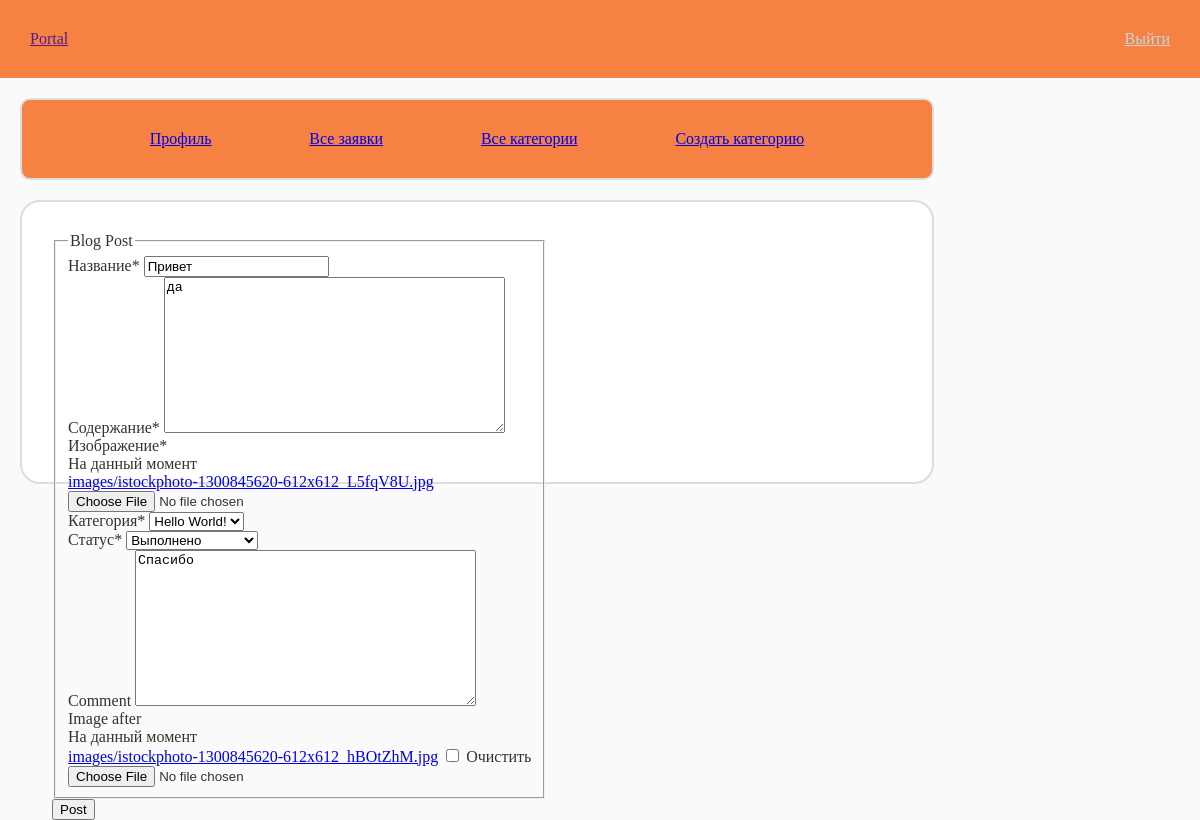
Page /post/6/edit/ (signed in) on the committed database.
### blog/models.py (models this page shows, shortened)
class Post(models.Model):
    STATUS_CHOICES = [
        ('new', 'Новая'),
        ('in_progress', 'Принято в работу'),
        ('completed', 'Выполнено'),
    ]
    title = models.CharField(max_length=100)
    content = models.TextField()
    created_at = models.DateTimeField(auto_now_add=True)
    updated_at = models.DateTimeField(auto_now=True)
    user = models.ForeignKey(User, on_delete=models.CASCADE)
    image = models.ImageField(upload_to='images')
    category = models.ForeignKey(Category, on_delete=models.CASCADE)
    status = models.CharField(max_length=20, choices=STATUS_CHOICES, default='new')
    comment = models.TextField(null=True, blank=True)
    image_after = models.ImageField(upload_to='images', null=True, blank=True)

class Category(models.Model):
    title = models.CharField(max_length=100)
    def __str__(self):
        return self.title

### blog/views.py (the view)
# urls.py: path('post/<int:pk>/edit/', post_edit, name='post_edit'),
@login_required
def post_edit(request, pk):
    post = get_object_or_404(Post, pk=pk)
    if request.method == 'POST':
        form = PostForm(request.POST, request.FILES, instance=post)
        if form.is_valid():
            post = form.save(commit=False)
            post.save()
            return redirect('post_detail', pk=post.pk)
    else:
        form = PostForm(instance=post)
        if not request.user.is_superuser:
            form.fields['status'].widget = forms.HiddenInput()
    return render(request, 'blog/post_form.html', {'form': form})

### blog/forms.py
class PostForm(forms.ModelForm):
    class Meta:
        model = Post
        exclude = ['user']
        fields = ['title', 'content', 'image', 'category', 'status', 'comment', 'image_after']
        widgets = {
            'status': forms.Select(attrs={'class': 'custom-select'}),
            'category': forms.Select(attrs={'class': 'custom-select'}),
        }
        labels = {
            "status": "Статус",
            "title": "Название",
            "content": "Содержание",
            "image": "Изображение",
            "category": "Категория",
        }

### blog/templates/blog/post_form.html (shortened to what this page needs)
{% extends 'blog/base.html' %}
{% load crispy_forms_tags %}
{% block sidebar %}
  <div class="list-group">
    <a href="{% url 'profile' %}" class="list-group-item list-group-item-action" aria-current="true">Профиль</a>
    {% if user.is_superuser %}
      <a href="{% url 'post_list' %}" class="list-group-item list-group-item-action">Все заявки</a>
      <a href="{% url 'category_list' %}" class="list-group-item list-group-item-action">Все категории</a>
      <a href="{% url 'category_create' %}" class="list-group-item list-group-item-action">Создать категорию</a>
    {% endif %}
  </div>
{% endblock %}
{% block content %}
  <div class="content-section">
    <form method="POST" enctype="multipart/form-data">
      <fieldset class="form-group">
        <legend class="border-bottom mb-4">Blog Post</legend>
        {{ form|crispy }}
      </fieldset>
      <div class="form-group">
        <button class="btn btn-outline-info" type="submit">Post</button>
      </div>
    </form>
  </div>
{% endblock %}

### blog/static/blog/main.css (style rules this page uses)
body { margin: 0; padding: 0; background: #fafafa; color: #333333; }
.content-section { display: flex; justify-content: space-between; background: #ffffff; padding: 30px; border: 2px solid #dddddd; border-radius: 20px; margin-bottom: 20px; margin-top: 20px; width: 850px; height: 220px; }
.list-group { display: flex; justify-content: space-evenly; background-color: #f58142; width: 850px; border: 2px solid #dddddd; border-radius: 10px; padding: 30px; }

### rows in the picture
Post: title "Привет", content "да", category "Hello World!", status "Выполнено", comment "Спасибо"
